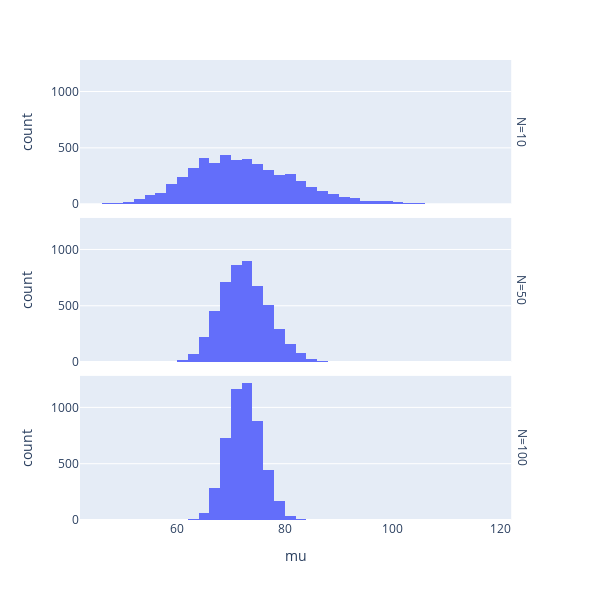

Source (notebook cell):
### Markdown cell above
Um zu sehen, wie sich unterschiedliche Stichprobengrößen auf die Stichprobenverteilung auswirken, legen Sie die drei Verteilungen übereinander. Wir benutzen dazu plotly's faceting Funktionalität: Zunächst speichern wir 3x5000 gezogenen Stichprobenmittelwerte in einem DataFrame und speichern zu jedem in der Spalte `N` die Stichprobengröße (also 10, 50 oder 100). Diese Spalte übergeben wir plotly im Argument `facet_row`, so dass für jede der drei Ausprägungen ein Graph (in einer Zeile) erzeugt wird. Im Plotly Befehl, ändern Sie ggf. die Argumente `width`, `height` und `nbins` um eine bessere Darstellung zu erhalten.

### Code cell
sample_means = pd.DataFrame({"mu": sample_means10 + sample_means50 + sample_means100, "N": 5000*[10] + 5000*[50] + 5000*[100]})
px.histogram(sample_means, x="mu", facet_row="N", nbins=60, width=600, height=600)

### Figure 1 — Plotly figure (JSON) as saved in the notebook; plotly's stock layout.template omitted (floating-point values rounded to 4 significant figures; data arrays with more than 128 entries replaced by an {"elided": "..."} marker saying what was removed)
{"data": [{"alignmentgroup": "True", "bingroup": "x", "hovertemplate": "N=10<br>mu=%{x}<br>count=%{y}<extra></extra>", "legendgroup": "", "marker": {"color": "#636efa", "pattern": {"shape": ""}}, "name": "", "nbinsx": 60, "offsetgroup": "", "orientation": "v", "showlegend": false, "type": "histogram", "x": {"elided": "5000 float values"}, "xaxis": "x3", "yaxis": "y3"}, {"alignmentgroup": "True", "bingroup": "x", "hovertemplate": "N=50<br>mu=%{x}<br>count=%{y}<extra></extra>", "legendgroup": "", "marker": {"color": "#636efa", "pattern": {"shape": ""}}, "name": "", "nbinsx": 60, "offsetgroup": "", "orientation": "v", "showlegend": false, "type": "histogram", "x": {"elided": "5000 float values"}, "xaxis": "x2", "yaxis": "y2"}, {"alignmentgroup": "True", "bingroup": "x", "hovertemplate": "N=100<br>mu=%{x}<br>count=%{y}<extra></extra>", "legendgroup": "", "marker": {"color": "#636efa", "pattern": {"shape": ""}}, "name": "", "nbinsx": 60, "offsetgroup": "", "orientation": "v", "showlegend": false, "type": "histogram", "x": {"elided": "5000 float values"}, "xaxis": "x", "yaxis": "y"}], "layout": {"annotations": [{"font": {}, "showarrow": false, "text": "N=100", "textangle": 90, "x": 0.98, "xanchor": "left", "xref": "paper", "y": 0.1567, "yanchor": "middle", "yref": "paper"}, {"font": {}, "showarrow": false, "text": "N=50", "textangle": 90, "x": 0.98, "xanchor": "left", "xref": "paper", "y": 0.5, "yanchor": "middle", "yref": "paper"}, {"font": {}, "showarrow": false, "text": "N=10", "textangle": 90, "x": 0.98, "xanchor": "left", "xref": "paper", "y": 0.8433, "yanchor": "middle", "yref": "paper"}], "barmode": "relative", "height": 600, "legend": {"tracegroupgap": 0}, "margin": {"t": 60}, "width": 600, "xaxis": {"anchor": "y", "domain": [0, 0.98], "title": {"text": "mu"}}, "xaxis2": {"anchor": "y2", "domain": [0, 0.98], "matches": "x", "showticklabels": false}, "xaxis3": {"anchor": "y3", "domain": [0, 0.98], "matches": "x", "showticklabels": false}, "yaxis": {"anchor": "x", "domain": [0, 0.3133], "title": {"text": "count"}}, "yaxis2": {"anchor": "x2", "domain": [0.3433, 0.6567], "matches": "y", "title": {"text": "count"}}, "yaxis3": {"anchor": "x3", "domain": [0.6867, 1.0], "matches": "y", "title": {"text": "count"}}}}
